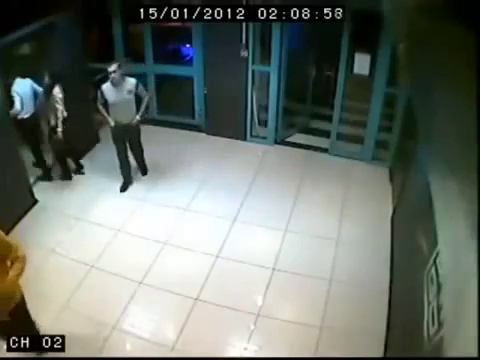
#> input picture frame 7 of nofi001.mp4, 480 x 360 px, given in place of vtest.avi, which was not available
$ python Nubecitas.py
#> lines starting #> are read from the running program, lines starting #| are printed output that depends on the picture; after the words box and inside, x2 and y2 are one past the last pixel; in counts of white or black regions, pixels touching at a corner belong together; pictures that were not available may be replaced by others from this repository, and a replacement may not be noted
#------------/////////////////////////////////////////////////+*+*__BIBLIOTECAS__*+*+/////////////////////////////////////////////////--------------#
import cv2
import numpy as np
import matplotlib.pyplot as plt
#------------/////////////////////////////////////////////////+*+*__COSITAS__*+*+/////////////////////////////////////////////////--------------#

#Captura del video
cap = cv2.VideoCapture("vtest.avi")
#Primer cuadro del video
ret, frame1 = cap.read()
#> frame1 is the input picture: shape (360, 480, 3); mean B, G, R 109.2, 116.8, 109
#Cositas del tutorial
prvs = cv2.cvtColor(frame1,cv2.COLOR_BGR2GRAY)
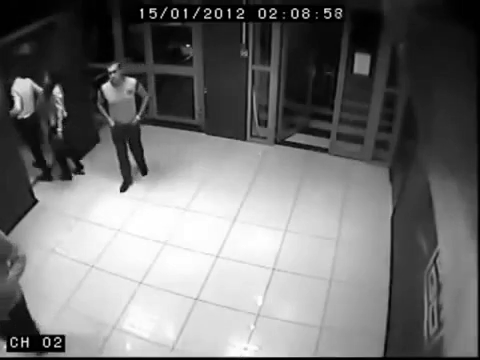
#> prvs: shape (360, 480); min 0, max 255, mean 113.6
hsv = np.zeros_like(frame1)
hsv[...,1] = 255
#Kernel
kernel = np.ones((7,7),np.uint8)
#------------/////////////////////////////////////////////////+*+*__FUNCION CHIPOCHES__*+*+/////////////////////////////////////////////////--------------#

# [44 lines left out: function descriptor, not called in this run]
 #------------/////////////////////////////////////////////////+*+*__CICLO DEL VIDEO__*+*+/////////////////////////////////////////////////--------------#

#Contador
cont=0
while(1):
  #Obtencion de frames
  ret, frame2 = cap.read()
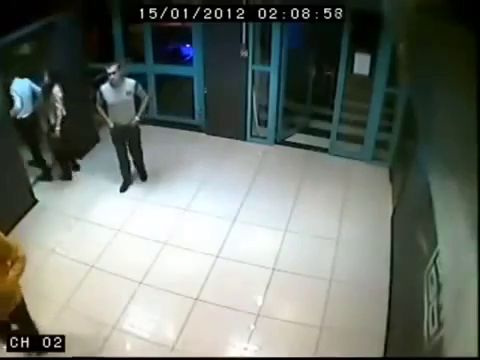
#> input picture frame 8 of nofi001.mp4, 480 x 360 px, given in place of vtest.avi, which was not available
#> frame2 is the input picture: shape (360, 480, 3); mean B, G, R 109.3, 116.7, 109.2
  #Engrisacion
  next = cv2.cvtColor(frame2,cv2.COLOR_BGR2GRAY)
  #Flujo de nuvecitas
  flow = cv2.calcOpticalFlowFarneback(prvs,next, None, 0.5, 3, 15, 3, 5, 1.2, 0)
   #Cositas nuvescas jsjs
  mag, ang = cv2.cartToPolar(flow[...,0], flow[...,1])
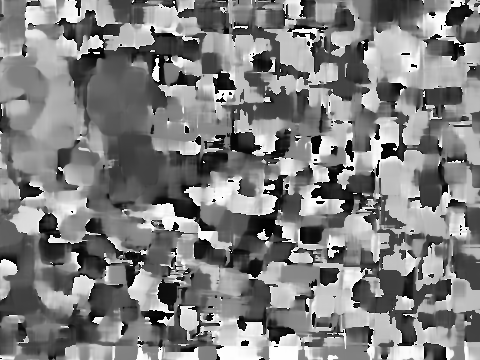
#> ang: shape (360, 480) float32; min 3.12e-06, max 6.28, mean 3.15; drawn with min black and max white
  hsv[...,0] = ang*180/np.pi/2
  hsv[...,2] = cv2.normalize(mag,None,0,255,cv2.NORM_MINMAX)
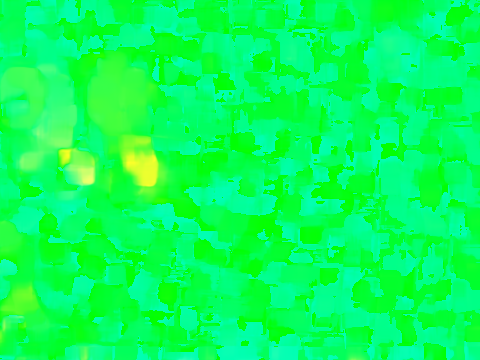
#> hsv: shape (360, 480, 3); mean of channels 0, 1, 2 89.8, 255, 8.2; drawn as B, G, R
  rgb = cv2.cvtColor(hsv,cv2.COLOR_HSV2BGR)
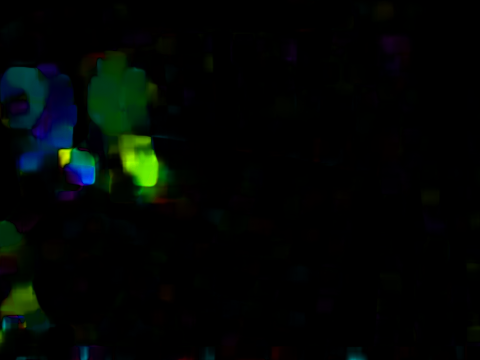
#> rgb: shape (360, 480, 3); mean B, G, R 3.6, 6, 1.9

  #---////////*-*-*_AQUI YA SE PUEDE CHAMBIAR_*-*-*//////////---------#

  #Engrizacion pero de las nubecitas
  gris=cv2.cvtColor(rgb,cv2.COLOR_BGR2GRAY)
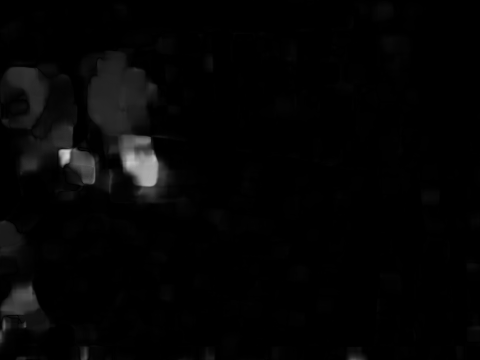
#> gris: shape (360, 480); min 0, max 208, mean 4.5
  #Binarizacion
  ret,binario = cv2.threshold(gris,20,255,cv2.THRESH_BINARY)
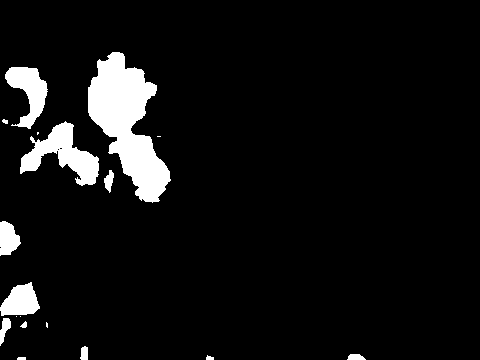
#> binario: shape (360, 480); 6.9% white; 18 white regions (5 under 20 px), largest, box (x1, y1, x2, y2) and area: (88, 52, 171, 203) 6277, (20, 121, 99, 186) 2184, (5, 67, 48, 129) 1360
  #Contornos de nubes
  #cent=cv2.findContours(binario, cv2.RETR_EXTERNAL, cv2.CHAIN_APPROX_SIMPLE)[0]
  #Dilatacion
  #dilatacion = cv2.dilate(binario,kernel,iterations = 1)
  #Contorno
  #contorno=dilatacion-binario
  #Guardado del cuadro
  if cont% 2 == 0:
    nombre=str(cont/2)
    nombre+="c.jpg"
    nombre2=str(cont/2)
    nombre2+="b.jpg"
    cv2.imwrite(nombre, frame2)
    cv2.imwrite(nombre2, binario)
  # [14 lines of commented-out code are left out]
  prvs = next
  #Ahumenta la cuenta
  cont+=1
#------------/////////////////////////////////////////////////+*+*__FUERA DEL VIDEO__*+*+/////////////////////////////////////////////////--------------#

#Nomas se destruye el video
cap.release()
cv2.destroyAllWindows()

"""
#------------/////////////////////////////////////////////////+*+*__IMAGENES__*+*+/////////////////////////////////////////////////--------------

#Lectura
foto1=cv2.imread('0.jpg')
foto2=cv2.imread('2.jpg')
foto3=cv2.imread('4.jpg')
foto4=cv2.imread('6.jpg')
#Promedio
fotos=foto1+foto2+foto3+foto4
fotos=fotos/4
descriptor(foto2,foto4)
##descriptor(fotos,foto2)
##descriptor(fotos,foto3)
##descriptor(fotos,foto4)

#Se enseña
cv2.imshow('Pokemon XY',fotos)
#Se quita
cv2.waitKey(0);
cv2.destroyAllWindows()
#Binarizacion
ret,binario = cv2.threshold(fotos,20,255,cv2.THRESH_BINARY)
#Kernel
kernel = np.ones((7,7),np.uint8)
#Dilatacion
dilatacion = cv2.dilate(fotos,kernel,iterations = 1)
#Contorno
contorno=dilatacion-binario
#Binarizacion
ret,binario = cv2.threshold(contorno,5,255,cv2.THRESH_BINARY)
#Kernel
kernel = np.ones((3,3),np.uint8)
#Apertura
apertura=cv2.morphologyEx(binario, cv2.MORPH_OPEN, kernel)
#Se enseña
cv2.imshow('Pokemon XY',apertura)
#Se quita
cv2.waitKey(0);
cv2.destroyAllWindows()

"""
#------------/////////////////////////////////////////////////+*+*__ MEJORES IMAGENES__*+*+/////////////////////////////////////////////////--------------

base1=cv2.imread('0.0b.jpg')
base2=cv2.imread('0.0c.jpg')
bases=base1*base2
#Valores
x=[]
y=[]
for i in range(200):
    #Se habren fotos
    #print(i+1)
    nombre=str(i+1)
    nombre1=nombre+".0b.jpg"
    foto1=cv2.imread(nombre1)
    nombre2=nombre+".0c.jpg"
    foto2=cv2.imread(nombre2)
    multi=foto1*foto2
    #Descriptor
    h,k=descriptor(bases,multi)
    x.append(h)
    y.append(k)
#Impresiones
print(x)
print(y)
plt.scatter(x,y,color='hotpink')
plt.show()

$ run again, starting later in the video
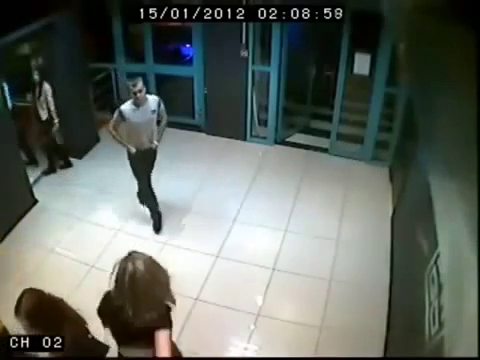
#> input picture frame 35 of nofi001.mp4, 480 x 360 px, given in place of vtest.avi, which was not available
#> frame1 is the input picture: shape (360, 480, 3); mean B, G, R 99, 105.9, 98.9
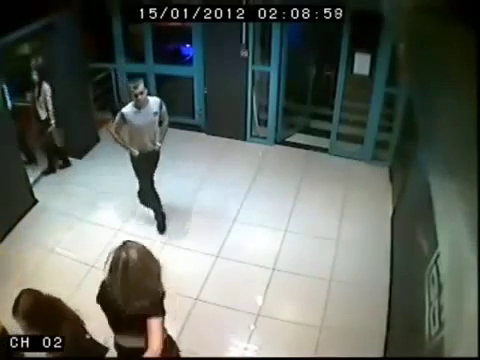
#> input picture frame 36 of nofi001.mp4, 480 x 360 px, given in place of vtest.avi, which was not available
#> frame2 is the input picture: shape (360, 480, 3); mean B, G, R 98.9, 105.9, 99
#> `ret,binario = cv2.threshold(gris,20,255,cv2.THRESH_BINARY)`:
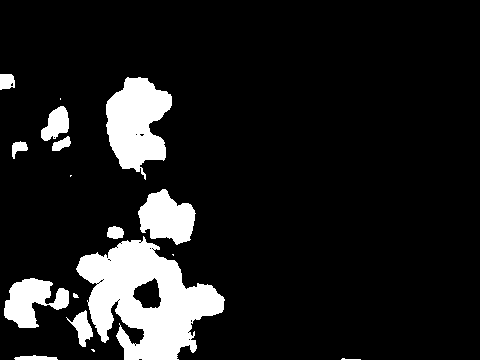
#> binario: shape (360, 480); 11.7% white; 17 white regions (4 under 20 px), largest, box (x1, y1, x2, y2) and area: (76, 236, 225, 360) 9997, (106, 77, 172, 180) 4303, (138, 189, 196, 245) 2130

$ run again, starting later in the video
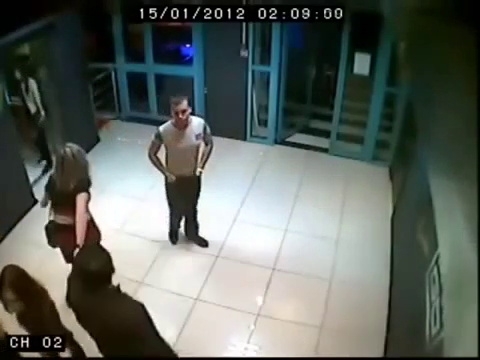
#> input picture frame 62 of nofi001.mp4, 480 x 360 px, given in place of vtest.avi, which was not available
#> frame1 is the input picture: shape (360, 480, 3); mean B, G, R 96, 102.3, 95.3
#> `hsv[...,2] = cv2.normalize(mag,None,0,255,cv2.NORM_MINMAX)`:
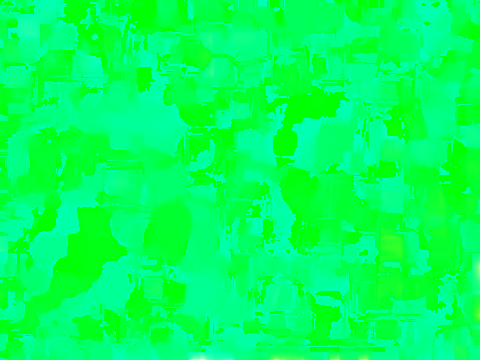
#> hsv: shape (360, 480, 3); mean of channels 0, 1, 2 92.3, 255, 1.1; drawn as B, G, R
#> `ret,binario = cv2.threshold(gris,20,255,cv2.THRESH_BINARY)`:
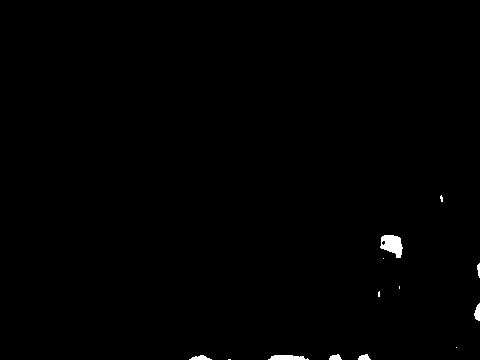
#> binario: shape (360, 480); 0.48% white; 13 white regions (6 under 20 px), largest, box (x1, y1, x2, y2) and area: (380, 235, 403, 258) 349, (268, 355, 309, 360) 161, (474, 303, 480, 321) 75
